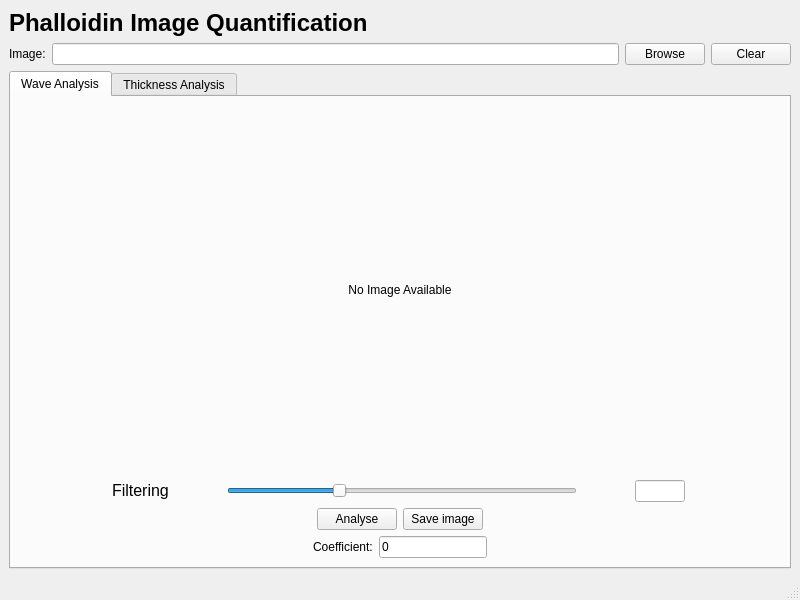
<?xml version="1.0" encoding="UTF-8"?>
<ui version="4.0">
 <class>PhalloidinImageQuantification</class>
 <widget class="QMainWindow" name="PhalloidinImageQuantification">
  <property name="geometry">
   <rect>
    <x>0</x>
    <y>0</y>
    <width>800</width>
    <height>600</height>
   </rect>
  </property>
  <property name="sizePolicy">
   <sizepolicy hsizetype="Fixed" vsizetype="Fixed">
    <horstretch>0</horstretch>
    <verstretch>0</verstretch>
   </sizepolicy>
  </property>
  <property name="minimumSize">
   <size>
    <width>800</width>
    <height>600</height>
   </size>
  </property>
  <property name="maximumSize">
   <size>
    <width>800</width>
    <height>600</height>
   </size>
  </property>
  <property name="windowTitle">
   <string>PhalloidinImageQuantification</string>
  </property>
  <widget class="QWidget" name="centralwidget">
   <property name="sizePolicy">
    <sizepolicy hsizetype="Minimum" vsizetype="Maximum">
     <horstretch>0</horstretch>
     <verstretch>0</verstretch>
    </sizepolicy>
   </property>
   <layout class="QVBoxLayout" name="verticalLayout">
    <item>
     <widget class="QLabel" name="Title">
      <property name="sizePolicy">
       <sizepolicy hsizetype="Preferred" vsizetype="Maximum">
        <horstretch>0</horstretch>
        <verstretch>0</verstretch>
       </sizepolicy>
      </property>
      <property name="font">
       <font>
        <pointsize>18</pointsize>
        <bold>true</bold>
       </font>
      </property>
      <property name="text">
       <string>Phalloidin Image Quantification</string>
      </property>
     </widget>
    </item>
    <item>
     <layout class="QHBoxLayout" name="BrowseHorizontalLayout">
      <item>
       <widget class="QLabel" name="CurrentImageLabel">
        <property name="text">
         <string>Image:</string>
        </property>
       </widget>
      </item>
      <item>
       <widget class="QLineEdit" name="BrowseLineEdit"/>
      </item>
      <item>
       <widget class="QPushButton" name="BrowsePushButton">
        <property name="text">
         <string>Browse</string>
        </property>
       </widget>
      </item>
      <item>
       <widget class="QPushButton" name="ClearPushButton">
        <property name="sizePolicy">
         <sizepolicy hsizetype="Maximum" vsizetype="Maximum">
          <horstretch>0</horstretch>
          <verstretch>0</verstretch>
         </sizepolicy>
        </property>
        <property name="text">
         <string>Clear</string>
        </property>
       </widget>
      </item>
     </layout>
    </item>
    <item>
     <widget class="QTabWidget" name="tabWidget">
      <property name="currentIndex">
       <number>0</number>
      </property>
      <widget class="QWidget" name="WaveAnalysis">
       <attribute name="title">
        <string>Wave Analysis</string>
       </attribute>
       <layout class="QVBoxLayout" name="verticalLayout_5">
        <item>
         <widget class="QLabel" name="WaveAnalysisResultLabel">
          <property name="sizePolicy">
           <sizepolicy hsizetype="Preferred" vsizetype="Expanding">
            <horstretch>0</horstretch>
            <verstretch>0</verstretch>
           </sizepolicy>
          </property>
          <property name="text">
           <string>No Image Available</string>
          </property>
          <property name="alignment">
           <set>Qt::AlignCenter</set>
          </property>
         </widget>
        </item>
        <item>
         <layout class="QHBoxLayout" name="FilteringHorizontalLayout">
          <item>
           <spacer name="horizontalSpacer_6">
            <property name="orientation">
             <enum>Qt::Horizontal</enum>
            </property>
            <property name="sizeType">
             <enum>QSizePolicy::Preferred</enum>
            </property>
            <property name="sizeHint" stdset="0">
             <size>
              <width>40</width>
              <height>20</height>
             </size>
            </property>
           </spacer>
          </item>
          <item>
           <widget class="QLabel" name="FilteringLabel">
            <property name="sizePolicy">
             <sizepolicy hsizetype="Maximum" vsizetype="Maximum">
              <horstretch>0</horstretch>
              <verstretch>0</verstretch>
             </sizepolicy>
            </property>
            <property name="font">
             <font>
              <pointsize>12</pointsize>
             </font>
            </property>
            <property name="text">
             <string>Filtering</string>
            </property>
           </widget>
          </item>
          <item>
           <widget class="QSlider" name="FilteringHorizontalSlider">
            <property name="sizePolicy">
             <sizepolicy hsizetype="Maximum" vsizetype="Fixed">
              <horstretch>0</horstretch>
              <verstretch>0</verstretch>
             </sizepolicy>
            </property>
            <property name="maximumSize">
             <size>
              <width>350</width>
              <height>16777215</height>
             </size>
            </property>
            <property name="maximum">
             <number>255</number>
            </property>
            <property name="value">
             <number>80</number>
            </property>
            <property name="orientation">
             <enum>Qt::Horizontal</enum>
            </property>
            <property name="invertedAppearance">
             <bool>false</bool>
            </property>
           </widget>
          </item>
          <item>
           <widget class="QLineEdit" name="FilteringLineEdit">
            <property name="sizePolicy">
             <sizepolicy hsizetype="Maximum" vsizetype="Fixed">
              <horstretch>0</horstretch>
              <verstretch>0</verstretch>
             </sizepolicy>
            </property>
            <property name="maximumSize">
             <size>
              <width>50</width>
              <height>16777215</height>
             </size>
            </property>
           </widget>
          </item>
          <item>
           <spacer name="horizontalSpacer_5">
            <property name="orientation">
             <enum>Qt::Horizontal</enum>
            </property>
            <property name="sizeType">
             <enum>QSizePolicy::Preferred</enum>
            </property>
            <property name="sizeHint" stdset="0">
             <size>
              <width>40</width>
              <height>20</height>
             </size>
            </property>
           </spacer>
          </item>
         </layout>
        </item>
        <item>
         <layout class="QHBoxLayout" name="WaveAnalysisButtonLayout">
          <item>
           <spacer name="horizontalSpacer_3">
            <property name="orientation">
             <enum>Qt::Horizontal</enum>
            </property>
            <property name="sizeHint" stdset="0">
             <size>
              <width>40</width>
              <height>20</height>
             </size>
            </property>
           </spacer>
          </item>
          <item>
           <widget class="QPushButton" name="AnalyseWavesPushButton">
            <property name="sizePolicy">
             <sizepolicy hsizetype="Maximum" vsizetype="Maximum">
              <horstretch>0</horstretch>
              <verstretch>0</verstretch>
             </sizepolicy>
            </property>
            <property name="text">
             <string>Analyse</string>
            </property>
           </widget>
          </item>
          <item>
           <widget class="QPushButton" name="WaveSaveImagePushButton">
            <property name="text">
             <string>Save image</string>
            </property>
           </widget>
          </item>
          <item>
           <spacer name="horizontalSpacer_4">
            <property name="orientation">
             <enum>Qt::Horizontal</enum>
            </property>
            <property name="sizeHint" stdset="0">
             <size>
              <width>40</width>
              <height>20</height>
             </size>
            </property>
           </spacer>
          </item>
         </layout>
        </item>
        <item>
         <layout class="QHBoxLayout" name="horizontalLayout_5">
          <item>
           <spacer name="horizontalSpacer_7">
            <property name="orientation">
             <enum>Qt::Horizontal</enum>
            </property>
            <property name="sizeHint" stdset="0">
             <size>
              <width>40</width>
              <height>20</height>
             </size>
            </property>
           </spacer>
          </item>
          <item>
           <widget class="QLabel" name="CoefficientLabel">
            <property name="sizePolicy">
             <sizepolicy hsizetype="Preferred" vsizetype="Maximum">
              <horstretch>0</horstretch>
              <verstretch>0</verstretch>
             </sizepolicy>
            </property>
            <property name="text">
             <string>Coefficient:</string>
            </property>
           </widget>
          </item>
          <item>
           <widget class="QLineEdit" name="CoefficientLineEdit">
            <property name="sizePolicy">
             <sizepolicy hsizetype="Maximum" vsizetype="Fixed">
              <horstretch>0</horstretch>
              <verstretch>0</verstretch>
             </sizepolicy>
            </property>
            <property name="maximumSize">
             <size>
              <width>200</width>
              <height>16777215</height>
             </size>
            </property>
            <property name="text">
             <string>0</string>
            </property>
           </widget>
          </item>
          <item>
           <spacer name="horizontalSpacer_8">
            <property name="orientation">
             <enum>Qt::Horizontal</enum>
            </property>
            <property name="sizeHint" stdset="0">
             <size>
              <width>40</width>
              <height>20</height>
             </size>
            </property>
           </spacer>
          </item>
         </layout>
        </item>
       </layout>
      </widget>
      <widget class="QWidget" name="ThicknessAnalysis">
       <attribute name="title">
        <string>Thickness Analysis</string>
       </attribute>
       <layout class="QVBoxLayout" name="verticalLayout_2">
        <item>
         <widget class="QLabel" name="ThicknessAnalysisResultLabel">
          <property name="sizePolicy">
           <sizepolicy hsizetype="Preferred" vsizetype="Expanding">
            <horstretch>0</horstretch>
            <verstretch>0</verstretch>
           </sizepolicy>
          </property>
          <property name="text">
           <string>No Image Available</string>
          </property>
          <property name="alignment">
           <set>Qt::AlignCenter</set>
          </property>
         </widget>
        </item>
        <item>
         <layout class="QHBoxLayout" name="horizontalLayout">
          <item>
           <spacer name="horizontalSpacer">
            <property name="orientation">
             <enum>Qt::Horizontal</enum>
            </property>
            <property name="sizeHint" stdset="0">
             <size>
              <width>40</width>
              <height>20</height>
             </size>
            </property>
           </spacer>
          </item>
          <item>
           <widget class="QPushButton" name="AnalyseThicknessPushButton">
            <property name="sizePolicy">
             <sizepolicy hsizetype="Maximum" vsizetype="Maximum">
              <horstretch>0</horstretch>
              <verstretch>0</verstretch>
             </sizepolicy>
            </property>
            <property name="tabletTracking">
             <bool>false</bool>
            </property>
            <property name="layoutDirection">
             <enum>Qt::LeftToRight</enum>
            </property>
            <property name="text">
             <string>Analyse</string>
            </property>
           </widget>
          </item>
          <item>
           <widget class="QPushButton" name="ThicknessSaveImagePushButton">
            <property name="text">
             <string>Save Image</string>
            </property>
           </widget>
          </item>
          <item>
           <spacer name="horizontalSpacer_2">
            <property name="orientation">
             <enum>Qt::Horizontal</enum>
            </property>
            <property name="sizeHint" stdset="0">
             <size>
              <width>40</width>
              <height>20</height>
             </size>
            </property>
           </spacer>
          </item>
         </layout>
        </item>
        <item>
         <layout class="QHBoxLayout" name="horizontalLayout_2">
          <item>
           <spacer name="horizontalSpacer_9">
            <property name="orientation">
             <enum>Qt::Horizontal</enum>
            </property>
            <property name="sizeHint" stdset="0">
             <size>
              <width>40</width>
              <height>20</height>
             </size>
            </property>
           </spacer>
          </item>
          <item>
           <widget class="QLabel" name="DistanceLabel">
            <property name="sizePolicy">
             <sizepolicy hsizetype="Preferred" vsizetype="Maximum">
              <horstretch>0</horstretch>
              <verstretch>0</verstretch>
             </sizepolicy>
            </property>
            <property name="text">
             <string>Distance:</string>
            </property>
            <property name="alignment">
             <set>Qt::AlignCenter</set>
            </property>
           </widget>
          </item>
          <item>
           <widget class="QLineEdit" name="DistanceLineEdit">
            <property name="sizePolicy">
             <sizepolicy hsizetype="Maximum" vsizetype="Maximum">
              <horstretch>0</horstretch>
              <verstretch>0</verstretch>
             </sizepolicy>
            </property>
            <property name="alignment">
             <set>Qt::AlignCenter</set>
            </property>
            <property name="readOnly">
             <bool>true</bool>
            </property>
           </widget>
          </item>
          <item>
           <spacer name="horizontalSpacer_10">
            <property name="orientation">
             <enum>Qt::Horizontal</enum>
            </property>
            <property name="sizeHint" stdset="0">
             <size>
              <width>40</width>
              <height>20</height>
             </size>
            </property>
           </spacer>
          </item>
         </layout>
        </item>
       </layout>
      </widget>
     </widget>
    </item>
   </layout>
  </widget>
  <widget class="QStatusBar" name="statusbar"/>
 </widget>
 <resources/>
 <connections/>
</ui>
